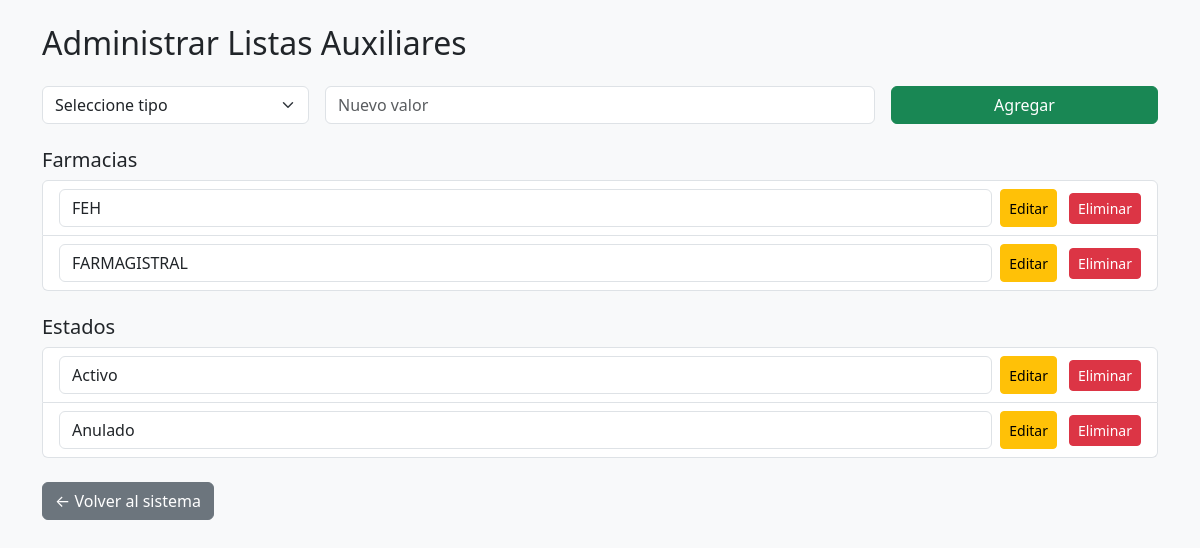
The page /admin on the database its author committed.
### tables this page shows
CREATE TABLE farmacias (
                id INTEGER PRIMARY KEY AUTOINCREMENT,
                nombre TEXT UNIQUE
            );

CREATE TABLE estados (
                id INTEGER PRIMARY KEY AUTOINCREMENT,
                nombre TEXT UNIQUE
            );

### app.py (the view, shortened to what this page needs)
@app.route('/admin', methods=['GET', 'POST'])
def admin():
    mensaje = ""
    with sqlite3.connect(DB_NAME) as conn:
        cursor = conn.cursor()
        cursor.execute("SELECT id, nombre FROM farmacias")
        farmacias = cursor.fetchall()
        cursor.execute("SELECT id, nombre FROM estados")
        estados = cursor.fetchall()
    return render_template('admin.html', farmacias=farmacias, estados=estados, mensaje=mensaje)

### templates/admin.html (shortened to what this page needs)
<!DOCTYPE html>
<html lang="es">
<head>
    <link href="https://cdn.jsdelivr.net/npm/bootstrap@5.3.0/dist/css/bootstrap.min.css" rel="stylesheet">
</head>
<body class="bg-light">
<div class="container py-4">
    <h2 class="mb-4">Administrar Listas Auxiliares</h2>
    <form method="POST" class="row g-3 mb-4">
        <div class="col-md-3">
            <select name="tipo" class="form-select" required>
                <option value="" disabled selected>Seleccione tipo</option>
            </select>
        </div>
        <div class="col-md-6">
            <input type="text" name="valor" class="form-control" placeholder="Nuevo valor" required>
        </div>
        <div class="col-md-3">
            <button type="submit" class="btn btn-success w-100">Agregar</button>
        </div>
    </form>
    <h5>Farmacias</h5>
    <ul class="list-group mb-4">
        {% for f in farmacias %}
        <li class="list-group-item d-flex justify-content-between align-items-center">
            <form method="POST" action="/editar_auxiliar" class="d-flex w-100 me-2">
                <input name="nuevo" class="form-control me-2" value="{{ f[1] }}">
                <button type="submit" class="btn btn-sm btn-warning me-1">Editar</button>
            </form>
            <form method="POST" action="/eliminar_auxiliar" onsubmit="return confirm('¿Seguro que deseas eliminar esta farmacia?')">
                <button type="submit" class="btn btn-sm btn-danger">Eliminar</button>
            </form>
        </li>
        {% endfor %}
    </ul>
    <h5>Estados</h5>
    <ul class="list-group">
        {% for e in estados %}
        <li class="list-group-item d-flex justify-content-between align-items-center">
            <form method="POST" action="/editar_auxiliar" class="d-flex w-100 me-2">
                <input name="nuevo" class="form-control me-2" value="{{ e[1] }}">
                <button type="submit" class="btn btn-sm btn-warning me-1">Editar</button>
            </form>
            <form method="POST" action="/eliminar_auxiliar" onsubmit="return confirm('¿Seguro que deseas eliminar este estado?')">
                <button type="submit" class="btn btn-sm btn-danger">Eliminar</button>
            </form>
        </li>
        {% endfor %}
    </ul>
    <div class="mt-4">
        <a href="/" class="btn btn-secondary">← Volver al sistema</a>
    </div>
</div>
</body>
</html>

### rows shown on the page
farmacias: nuevo "FEH"
farmacias: nuevo "FARMAGISTRAL"
estados: nuevo "Activo"
estados: nuevo "Anulado"
